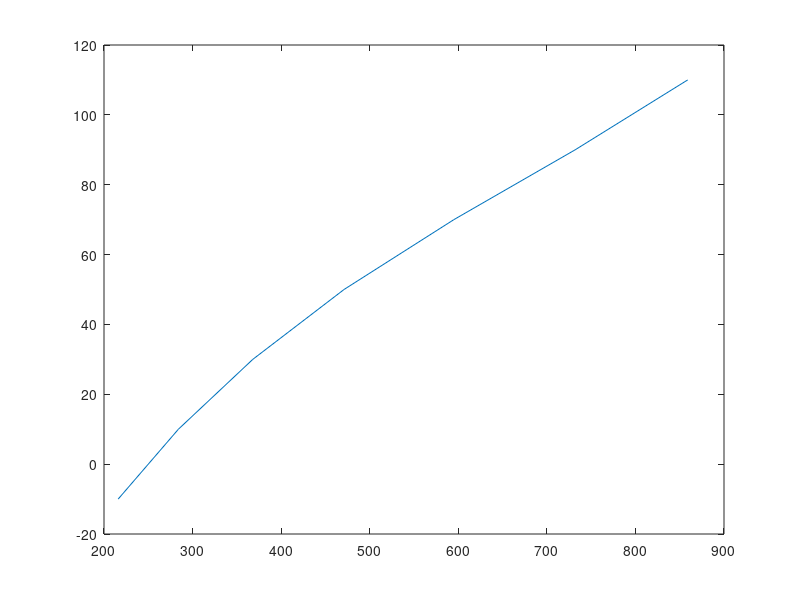
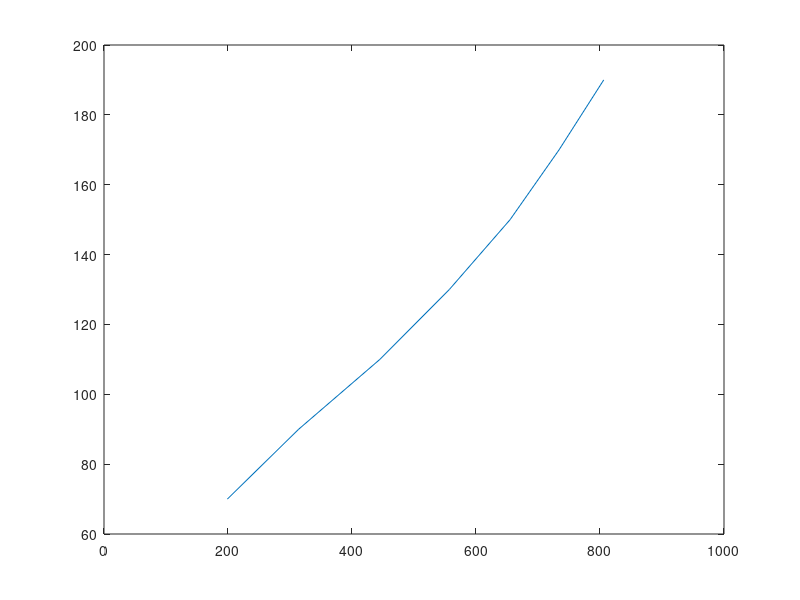

Source code (MATLAB) for these figures, in order:
% joint angles and mr sensor value
t1 = [-10 10 30 50 70 90 110];
t5 = [190 170 150 130 110 90 70];
mr1 = [216 284 368 471 595 732 859];
mr5 = [806 734 655 557 445 314 199];


figure(1)
plot(mr1,t1)
%   p1 = 2.7579e-07
%   p2 = -0.0005524
%   p3 = 0.51277
%   p4 = -97.63

figure(5)
plot(mr5,t5)
%   p1 = 2.5878e-07
%   p2 = -0.00028067
%   p3 = 0.26005
%   p4 = 27.501